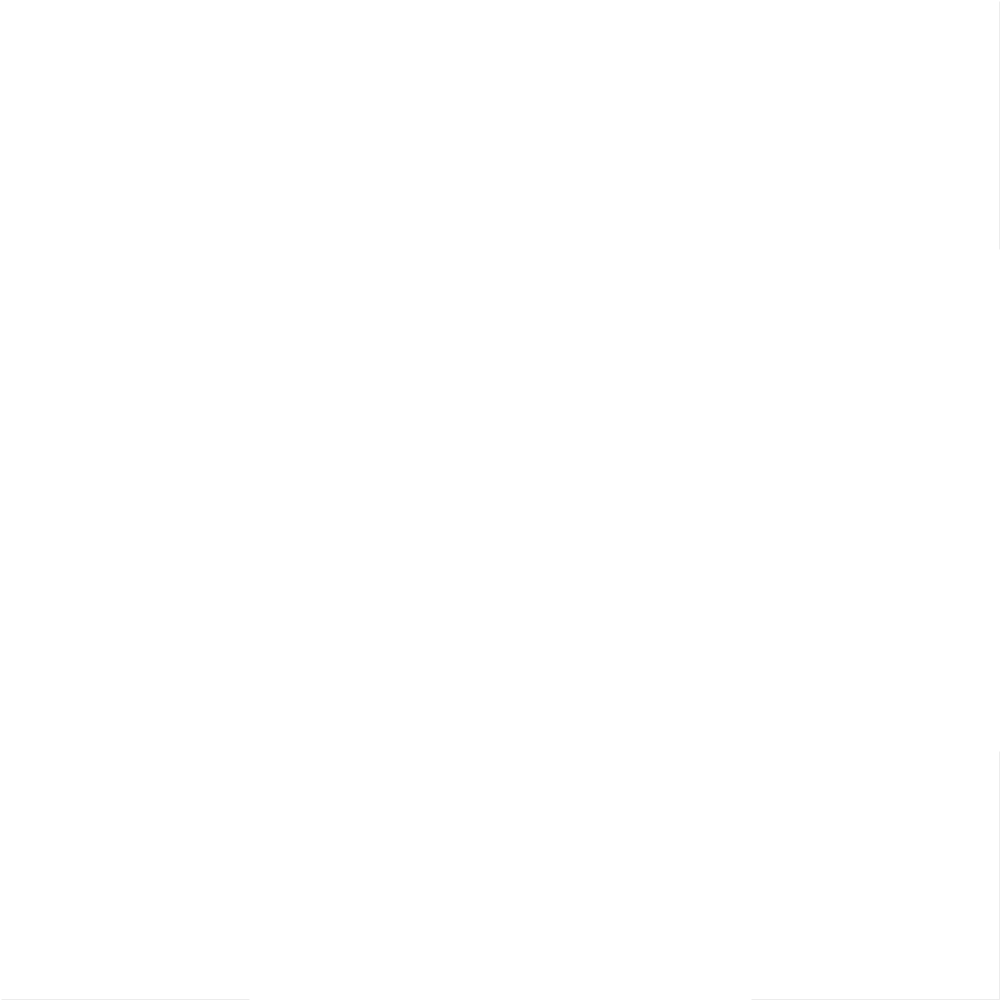
Frame 1 (no input)
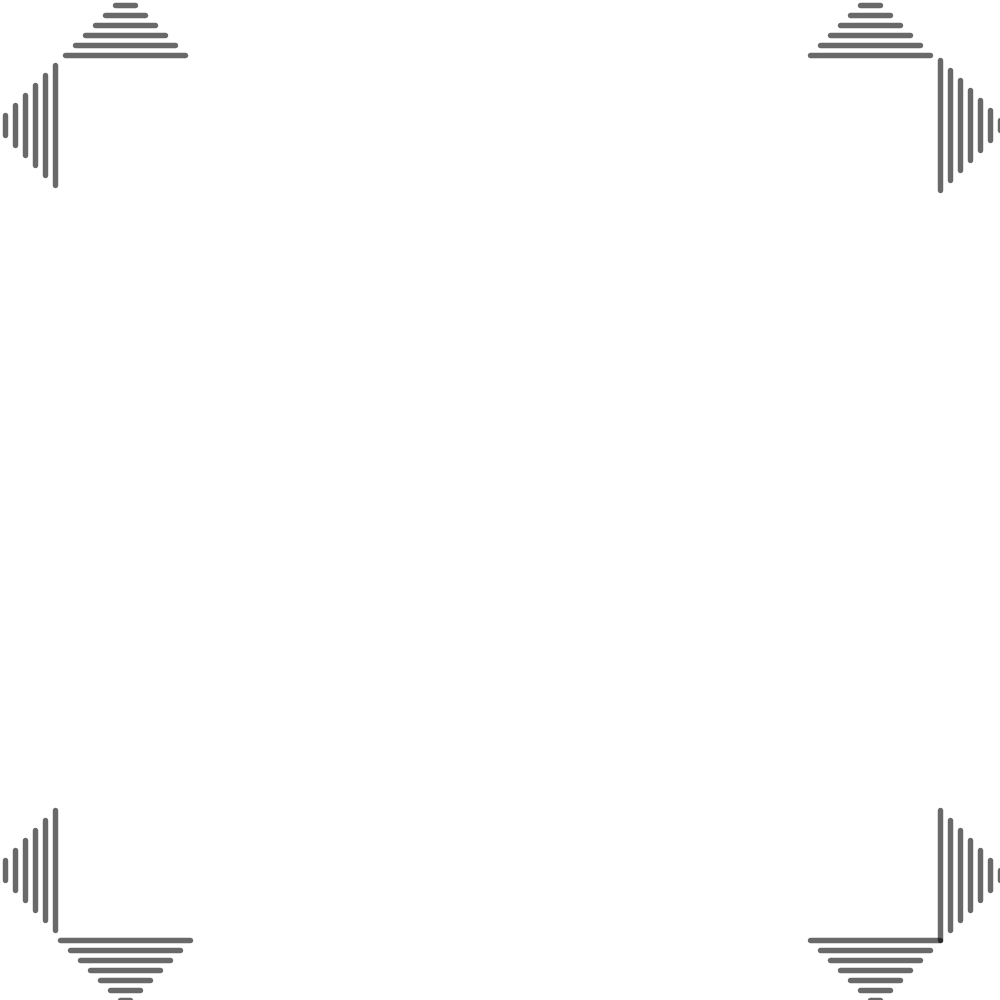
Frame 60 (the mouse pressed at the canvas centre just before this capture)
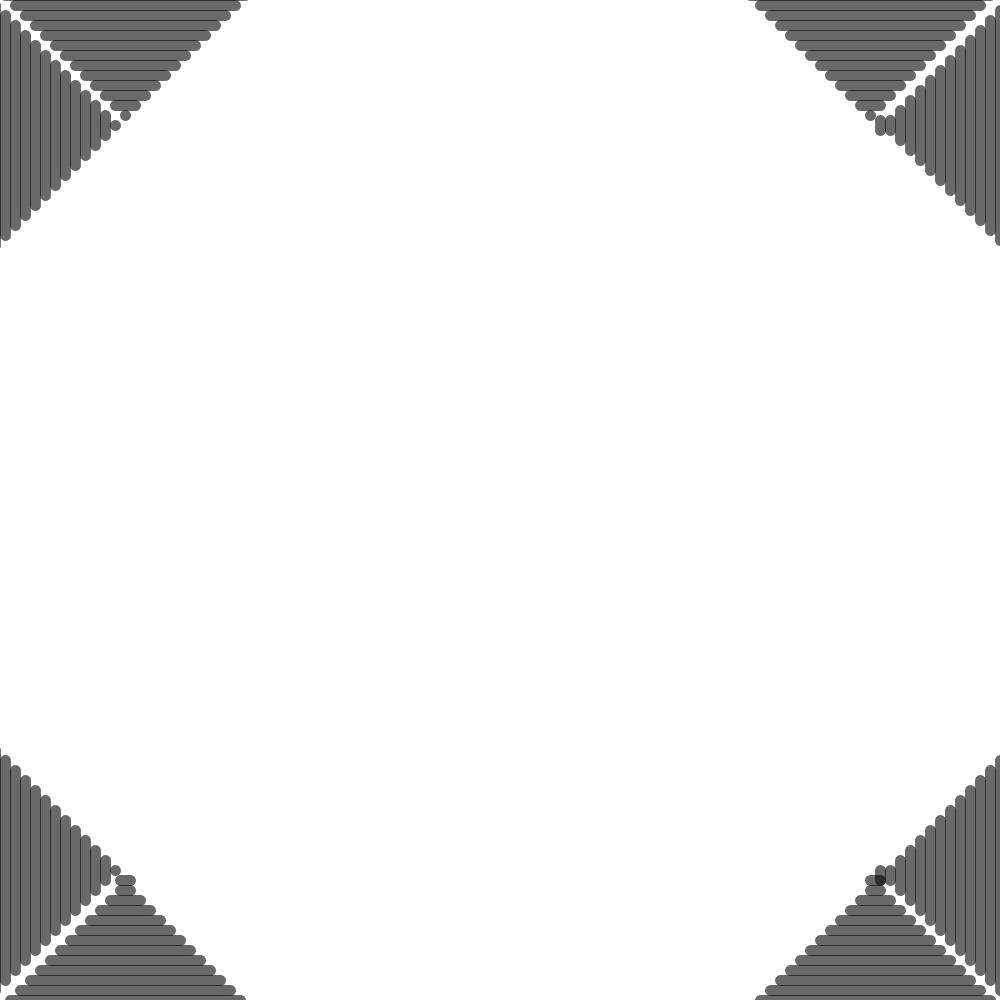
Frame 120 (the mouse held since frame 60 and released just before this capture)

The Processing sketch that drew these frames (run headless with seeded random() and noise(); from frame 60 on, the mouse is pressed at the canvas centre):

// Processing sketch: i_will_fucking_do_this
// ── i_will_fucking_do_this.pde
/*Lineangle lineangleA1 = new Lineangle();*/

  float pointX1 = 0; 
  float pointY1 = 0;
  float moveX1 = 1;
  float moveY1 = 1;
  float pointX2 = 0;
  float pointY2 = 0;
  float moveX2 = 1;
  float moveY2 = 1;
  float pointX3 = 0;
  float pointY3 = 0;
  float moveX3 = 1;
  float moveY3 = 1;
  float pointX4 = 0;
  float pointY4 = 0;
  float moveX4 = 1;
  float moveY4 = 1;
  float pointX5 = 0;
  float pointY5 = 0;
  float moveX5 = 1;
  float moveY5 = 1;
  float pointX6 = 0;
  float pointY6 = 0;
  float moveX6 = 1;
  float moveY6 = 1;
  float pointX7 = 0;
  float pointY7 = 0;
  float moveX7 = 1;
  float moveY7 = 1;
  float pointX8 = 0;
  float pointY8 = 0;
  float moveX8 = 1;
  float moveY8 = 1;
  float pointX9 = 0;
  float pointY9 = 0;
  float moveX9 = 1;
  float moveY9 = 1;
  float pointX10 = 0;
  float pointY10 = 0;
  float moveX10 = 1;
  float moveY10 = 1;
  float pointX11 = 0;
  float pointY11 = 0;
  float moveX11 = 1;
  float moveY11 = 1;
  float pointX12 = 0;
  float pointY12 = 0;
  float moveX12 = 1;
  float moveY12 = 1;
  //change move floats to adjust speed
  //change to 250 to reverse strokewidth and vertical orientation
  
  

void setup() {
  size(1000,1000);
}

void draw() {
  background(255);
    pointX1 = pointX1 + moveX1;
    pointY1 = pointY1 + moveY1;
    pointX2 = pointX2 + moveX2;
    pointY2 = pointY2 + moveY2;
    pointX3 = pointX3 + moveX3;
    pointY3 = pointY3 + moveY3;
    pointX4 = pointX4 + moveX4;
    pointY4 = pointY4 + moveY4;
    pointX5 = pointX5 + moveX5;
    pointY5 = pointY5 + moveY5;
    pointX6 = pointX6 + moveX6;
    pointY6 = pointY6 + moveY6;
    pointX7 = pointX7 + moveX7;
    pointY7 = pointY7 + moveY7;
    pointX8 = pointX8 + moveX8;
    pointY8 = pointY8 + moveY8;
    pointX9 = pointX9 + moveX9;
    pointY9 = pointY9 + moveY9;
    pointX10 = pointX10 + moveX10;
    pointY10 = pointY10 + moveY10;
    pointX11 = pointX11 + moveX11;
    pointY11 = pointY11 + moveY11;
    pointX12 = pointX12 + moveX12;
    pointY12 = pointY12 + moveY12;
   
    //LINEANGLE1 (12)
     if (pointX1 > width || pointX1 < 0) { 
      moveX1 = moveX1 * -1;
    }
    if (pointY1 > height/8 || pointY1 < 0) { 
      moveY1 = moveY1 * -1;
    }
    stroke(0,150);
    if (pointY1 >= 0 && pointY1 >=0) {
      strokeWeight(pointY1/11);
    } else { 
      strokeWeight(pointY1/-23);
    }
      for (int i = 0; i <125; i = i + 10) {
      line(i + pointX1-125,(height/8 + pointY1) - i, i + pointX1-125, (height/8 + -pointY1) + i);
        //OLDCODE line(i+pointX1-125,i+pointY1, i + pointX1-125, height/4 - (i+pointY1));
      //LINEANGLE1REF line((width/8 + pointX2) - i,i+pointY2-125, (width/8 + -pointX2) + i, i+pointY2-125);
     }
    
  //LINEANGLE2 (1)
    if (pointX2 > width/8 || pointX2 < 0) { 
      moveX2 = moveX2 * -1;
    }
    if (pointY2 > height || pointY2 < 0) { 
      moveY2 = moveY2 * -1;
    }
    stroke(0,150);
    if (pointX2 >= 0) {
      strokeWeight(pointX2/11);
    } else { 
      strokeWeight(pointX2/-23);
    }
      for (int i = 0; i <125; i = i + 10) {
      line((width/8 + pointX2) - i,i+pointY2-125, (width/8 + -pointX2) + i, i+pointY2-125);
     }
     
    /*//LINEANGLE3 (2)
    if (pointX3 > width/8 || pointX3 < 0) { 
      moveX3 = moveX3 * -1;
    }
    if (pointY3 > height || pointY3 < 0) { 
      moveY3 = moveY3 * -1;
    }
    stroke(0,150);
    if (pointX3 >= 0) {
      strokeWeight(pointX3/11);
    } else { 
      strokeWeight(pointX3/-23);
    }
      for (int i = 0; i <125; i = i + 10) {
      //line((width/2 + -pointX3) + i,i+pointY2-125, (width/2 + pointX3) - i, i+pointY3-125);
      //line((width/2 + pointX3) - i,i+pointY2-125, (width/2 + -pointX3) + i, i+pointY3-125);
      line(-i+pointX3+(width/2),i+pointY3-125, width/2 - (-i+pointX3), i+pointY3-125);
      //same size same expansion
      //line(i+pointX3+(width/2),i+pointY3-125, width/2 - (i+pointX3), i+pointY3-125);
      //line((width/2 + -pointX3) - i,i+pointY2-125, (width/2 + pointX3) + i, i+pointY3-125);
      //cut off opposite expansion
     }*/
    
   /* //LINEANGLE4 (8)
    if (pointX4 > width/8 || pointX4 < 0) { 
      moveX4 = moveX4 * -1;
    }
    if (pointY4 > height || pointY4 < 0) { 
      moveY4 = moveY4 * -1;
    }
    stroke(0,150);
    if (pointX4 >= 0) {
      strokeWeight(pointX4/11);
    } else { 
      strokeWeight(pointX4/-23);
    }
      for (int i = 0; i <125; i = i + 10) {
       line(i+pointX4+500,i+pointY4*-1+height, 500 - (i+pointX4), i+pointY4*-1+height);
      //line(i+pointX4 + (width/2),i+pointY4*-1+height, width/2 - (i+pointX4), i+pointY4*-1+height);
      //cut off triangle same expansion
      //line(-i+pointX4 + (width/2),i+pointY4*-1+height, width/2 - (-i+pointX4), i+pointY4*-1+height);
      //same size opposite expansion
      
      } */
    
    //LINEANGLE5 (3)
    if (pointX5 > width/8 || pointX5 < 0) { 
      moveX5 = moveX5 * -1;
    }
    if (pointY5 > height || pointY5 < 0) { 
      moveY5 = moveY5 * -1;
    }
    stroke(0,150);
    if (pointX5 >= 0) {
      strokeWeight(pointX5/11);
    } else { 
      strokeWeight(pointX5/-23);
    }
      for (int i = 0; i <125; i = i + 10) {
      line((width*.87 + pointX5) - i,i+pointY5-125, (width*.87 +-pointX5) + i, i+pointY5-125);
     }
    
    //LINEANGLE6 (9)
    if (pointX6 > width/8 || pointX6 < 0) { 
      moveX6 = moveX6 * -1;
    }
    if (pointY6 > height || pointY6 < 0) { 
      moveY6 = moveY6 * -1;
    }
    stroke(0,150);
    if (pointX6 >= 0) {
      strokeWeight(pointX6/11);
    } else { 
      strokeWeight(pointX6/-23);
    }
      for (int i = 0; i <125; i = i + 10) {
      line(i+pointX6,i+pointY6*-1+height, width/4 - (i+pointX6), i+pointY6*-1+height);
     }
     
    /*//LINEANGLE7 (11)
     if (pointX7 > width || pointX7 < 0) { 
      moveX7 = moveX7 * -1;
    }
    if (pointY7 > height/8 || pointY7 < 0) { 
      moveY7 = moveY7 * -1;
    }
    stroke(0,150);
    if (pointY7 >= 0 && pointY7 >=0) {
      strokeWeight(pointY7/11);
    } else { 
      strokeWeight(pointY7/-23);
    }
      for (int i = 0; i <125; i = i + 10) {
      line(i + pointX7-125,(height/2 + pointY7) - i, i + pointX7-125, (height/2 + -pointY7) + i);
     // OLD CODEline(i+pointX7-125,-i+pointY7+(height/2), i + pointX7-125, height/2 - (-i+pointY7));
     }*/
     
     //LINEANGLE8 (10)
     if (pointX8 > width || pointX8 < 0) { 
      moveX8 = moveX8 * -1;
    }
    if (pointY8 > height/8 || pointY8 < 0) { 
      moveY8 = moveY8 * -1;
    }
    stroke(0,150);
    if (pointY8 >= 0 && pointY8 >=0) {
      strokeWeight(pointY8/11);
    } else { 
      strokeWeight(pointY8/-23);
    }
      for (int i = 0; i <125; i = i + 10) {
     line(i + pointX8-125,(height*.87 + pointY8) - i, i + pointX8-125, (height*.87 + -pointY8) + i); 
     //OLDCODE line(i+pointX8-125,i+pointY8+(width*.75), i + pointX8-125, height - (i+pointY8));
     }
    
    //LINEANGLE9 (7)
    if (pointX9 > width/8 || pointX9 < 0) { 
      moveX9 = moveX9 * -1;
    }
    if (pointY9 > height || pointY9 < 0) { 
      moveY9 = moveY9 * -1;
    }
    stroke(0,150);
    if (pointX9 >= 0) {
      strokeWeight(pointX9/11);
    } else { 
      strokeWeight(pointX9/-23);
    }
      for (int i = 0; i <125; i = i + 10) {
      line(i+pointX9+(width*.75),i+pointY9*-1+height, width - (i+pointX9), i+pointY9*-1+height);
     }
     
     //LINEANGLE10 (4)
     if (pointX10 > width || pointX10 < 0) { 
      moveX10 = moveX10 * -1;
    }
    if (pointY10 > height/8 || pointY10 < 0) { 
      moveY10 = moveY10 * -1;
    }
    stroke(0,150);
    if (pointY10 >= 0 && pointY10 >=0) {
      strokeWeight(pointY10/11);
    } else { 
      strokeWeight(pointY10/-23);
    }
      for (int i = 0; i <125; i = i + 10) {
      line(i+pointX10*-1+width,i+pointY10, i + pointX10*-1+width, height/4 - (i+pointY10));
      //line(i+pointX10*-1,i+pointY10, i + pointX10*-1, height/4 - (i+pointY10));
     }
    
    /*//LINEANGLE11 (5)
     if (pointX11 > width || pointX11 < 0) { 
      moveX11 = moveX11 * -1;
    }
    if (pointY11 > height/8 || pointY11 < 0) { 
      moveY11 = moveY11 * -1;
    }
    stroke(0,150);
    if (pointY11 >= 0 && pointY11 >=0) {
      strokeWeight(pointY11/11);
    } else { 
      strokeWeight(pointY11/-23);
    }
      for (int i = 0; i <125; i = i + 10) {
      line(i+pointX11*-1+width,-i+pointY11+(height/2), i + pointX11*-1+width, height/2 - (-i+pointY11));
     }*/
    
    //LINEANGLE8 (6)
     if (pointX12 > width || pointX12 < 0) { 
      moveX12 = moveX12 * -1;
    }
    if (pointY12 > height/8 || pointY12 < 0) { 
      moveY12 = moveY12 * -1;
    }
    stroke(0,150);
    if (pointY12 >= 0 && pointY12 >=0) {
      strokeWeight(pointY12/11);
    } else { 
      strokeWeight(pointY12/-23);
    }
      for (int i = 0; i <125; i = i + 10) {
      line(i+pointX12*-1+width,i+pointY12+(width*.75), i + pointX12*-1+width, height - (i+pointY12));
     }
     
}

/*class Lineangle {
  /*float pointX = 0; 
  //change to 250 to reverse strokewidth and vertical orientation
  float pointY = 0;
  float moveX = .25;
  float moveY = .25;*/
  
  
  /*Lineangle() {
  }
  
  void lineangleMove1() {
    if (pointX > width/8 || pointX < 0) { 
      moveX = moveX * -1;
    }
    if (pointY > height || pointY < 0) { 
      moveY = moveY * -1;
    }
    stroke(0,150);
    if (pointX >= 0) {
      strokeWeight(pointX/11);
    } else { 
      strokeWeight(pointX/-23);
    }
      for (int i = 0; i <125; i = i + 10) {
      line(i+pointX,i+pointY, width/4 - (i+pointX), i+pointY);
     }
     pointX = pointX + moveX;
     pointY = pointY + moveY;
     
  }
  void lineangleMove3() {
    if (pointX > width/8 || pointX < 0) { 
      moveX = moveX * -1;
    }
    if (pointY > height || pointY < 0) { 
      moveY = moveY * -1;
    }
    stroke(0,150);
    if (pointX >= 0) {
      strokeWeight(pointX/11);
    } else { 
      strokeWeight(pointX/-23);
    }
      for (int i = 0; i <125; i = i + 10) {
      line(i+pointX+(width/2),i+pointY, width/2 - (i+pointX), i+pointY);
     }
     pointX = pointX + moveX ;
     pointY = pointY + moveY;
     
  }
  void lineangleMove5() {
    if (pointX > width/8 || pointX < 0) { 
      moveX = moveX * -1;
    }
    if (pointY > height || pointY < 0) { 
      moveY = moveY * -1;
    }
    stroke(0,150);
    if (pointX >= 0) {
      strokeWeight(pointX/11);
    } else { 
      strokeWeight(pointX/-23);
    }
      for (int i = 0; i <125; i = i + 10) {
      line(i+pointX+(width*.75),i+pointY, width - (i+pointX), i+pointY);
     }
     pointX = pointX + moveX ;
     pointY = pointY + moveY;
     
  }
    void lineangleMove6() {
    if (pointX > width/8 || pointX < 0) { 
      moveX = moveX * -1;
    }
    if (pointY > height || pointY < 0) { 
      moveY = moveY * -1;
    }
    stroke(0,150);
    if (pointX >= 0) {
      strokeWeight(pointX/11);
    } else { 
      strokeWeight(pointX/-23);
    }
      for (int i = 0; i <125; i = i + 10) {
      line(i+pointX,i+pointY*-1+height, width/4 - (i+pointX), i+pointY*-1+height);
     }
     pointX = pointX + moveX ;
     pointY = pointY + moveY;
     
  }
    void lineangleMove4() {
    if (pointX > width/8 || pointX < 0) { 
      moveX = moveX * -1;
    }
    if (pointY > height || pointY < 0) { 
      moveY = moveY * -1;
    }
    stroke(0,150);
    if (pointX >= 0) {
      strokeWeight(pointX/11);
    } else { 
      strokeWeight(pointX/-23);
    }
      for (int i = 0; i <125; i = i + 10) {
      line(i+pointX + (width/2),i+pointY*-1+height, width/2 - (i+pointX), i+pointY*-1+height);
     }
     pointX = pointX + moveX ;
     pointY = pointY + moveY;
     
  }
  void lineangleMove2() {
    if (pointX > width/8 || pointX < 0) { 
      moveX = moveX * -1;
    }
    if (pointY > height || pointY < 0) { 
      moveY = moveY * -1;
    }
    stroke(0,150);
    if (pointX >= 0) {
      strokeWeight(pointX/11);
    } else { 
      strokeWeight(pointX/-23);
    }
      for (int i = 0; i <125; i = i + 10) {
      line(i+pointX + (width*.75),i+pointY*-1+height, width - (i+pointX), i+pointY*-1+height);
     }
     pointX = pointX + moveX ;
     pointY = pointY + moveY;  
  }
  
}*/ 
  
